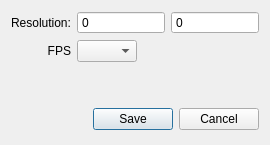
<?xml version="1.0" encoding="UTF-8"?>
<ui version="4.0">
 <class>projectSettings_Dialog</class>
 <widget class="QDialog" name="projectSettings_Dialog">
  <property name="geometry">
   <rect>
    <x>0</x>
    <y>0</y>
    <width>270</width>
    <height>145</height>
   </rect>
  </property>
  <property name="sizePolicy">
   <sizepolicy hsizetype="Fixed" vsizetype="Fixed">
    <horstretch>0</horstretch>
    <verstretch>0</verstretch>
   </sizepolicy>
  </property>
  <property name="minimumSize">
   <size>
    <width>270</width>
    <height>145</height>
   </size>
  </property>
  <property name="maximumSize">
   <size>
    <width>270</width>
    <height>145</height>
   </size>
  </property>
  <property name="windowTitle">
   <string notr="true">Project Settings</string>
  </property>
  <property name="toolTip">
   <string notr="true"/>
  </property>
  <property name="whatsThis">
   <string notr="true"/>
  </property>
  <property name="accessibleName">
   <string notr="true"/>
  </property>
  <property name="accessibleDescription">
   <string notr="true"/>
  </property>
  <property name="windowFilePath">
   <string notr="true"/>
  </property>
  <layout class="QGridLayout" name="gridLayout">
   <item row="1" column="0">
    <widget class="QDialogButtonBox" name="buttonBox">
     <property name="sizePolicy">
      <sizepolicy hsizetype="Expanding" vsizetype="Fixed">
       <horstretch>0</horstretch>
       <verstretch>0</verstretch>
      </sizepolicy>
     </property>
     <property name="maximumSize">
      <size>
       <width>16777215</width>
       <height>30</height>
      </size>
     </property>
     <property name="toolTip">
      <string notr="true"/>
     </property>
     <property name="whatsThis">
      <string notr="true"/>
     </property>
     <property name="accessibleName">
      <string notr="true"/>
     </property>
     <property name="accessibleDescription">
      <string notr="true"/>
     </property>
     <property name="orientation">
      <enum>Qt::Horizontal</enum>
     </property>
     <property name="standardButtons">
      <set>QDialogButtonBox::Cancel|QDialogButtonBox::Save</set>
     </property>
    </widget>
   </item>
   <item row="0" column="0">
    <layout class="QFormLayout" name="formLayout">
     <property name="fieldGrowthPolicy">
      <enum>QFormLayout::AllNonFixedFieldsGrow</enum>
     </property>
     <property name="labelAlignment">
      <set>Qt::AlignRight|Qt::AlignTrailing|Qt::AlignVCenter</set>
     </property>
     <property name="formAlignment">
      <set>Qt::AlignLeading|Qt::AlignLeft|Qt::AlignTop</set>
     </property>
     <item row="0" column="0">
      <widget class="QLabel" name="resolution_label">
       <property name="toolTip">
        <string notr="true"/>
       </property>
       <property name="statusTip">
        <string notr="true"/>
       </property>
       <property name="whatsThis">
        <string notr="true"/>
       </property>
       <property name="accessibleName">
        <string notr="true"/>
       </property>
       <property name="accessibleDescription">
        <string notr="true"/>
       </property>
       <property name="text">
        <string notr="true">Resolution:</string>
       </property>
      </widget>
     </item>
     <item row="0" column="1">
      <layout class="QHBoxLayout" name="horizontalLayout">
       <item>
        <widget class="QSpinBox" name="resolutionX_spinBox">
         <property name="toolTip">
          <string notr="true"/>
         </property>
         <property name="statusTip">
          <string notr="true"/>
         </property>
         <property name="whatsThis">
          <string notr="true"/>
         </property>
         <property name="accessibleName">
          <string notr="true"/>
         </property>
         <property name="accessibleDescription">
          <string notr="true"/>
         </property>
         <property name="buttonSymbols">
          <enum>QAbstractSpinBox::NoButtons</enum>
         </property>
        </widget>
       </item>
       <item>
        <widget class="QSpinBox" name="resolutionY_spinBox">
         <property name="toolTip">
          <string notr="true"/>
         </property>
         <property name="statusTip">
          <string notr="true"/>
         </property>
         <property name="whatsThis">
          <string notr="true"/>
         </property>
         <property name="accessibleName">
          <string notr="true"/>
         </property>
         <property name="accessibleDescription">
          <string notr="true"/>
         </property>
         <property name="buttonSymbols">
          <enum>QAbstractSpinBox::NoButtons</enum>
         </property>
        </widget>
       </item>
      </layout>
     </item>
     <item row="1" column="0">
      <widget class="QLabel" name="fps_label">
       <property name="toolTip">
        <string notr="true"/>
       </property>
       <property name="statusTip">
        <string notr="true"/>
       </property>
       <property name="whatsThis">
        <string notr="true"/>
       </property>
       <property name="accessibleName">
        <string notr="true"/>
       </property>
       <property name="accessibleDescription">
        <string notr="true"/>
       </property>
       <property name="text">
        <string notr="true">FPS</string>
       </property>
       <property name="alignment">
        <set>Qt::AlignRight|Qt::AlignTrailing|Qt::AlignVCenter</set>
       </property>
      </widget>
     </item>
     <item row="1" column="1">
      <widget class="QComboBox" name="fps_comboBox">
       <property name="maximumSize">
        <size>
         <width>60</width>
         <height>16777215</height>
        </size>
       </property>
       <property name="toolTip">
        <string notr="true"/>
       </property>
       <property name="statusTip">
        <string notr="true"/>
       </property>
       <property name="whatsThis">
        <string notr="true"/>
       </property>
       <property name="accessibleName">
        <string notr="true"/>
       </property>
       <property name="accessibleDescription">
        <string notr="true"/>
       </property>
      </widget>
     </item>
    </layout>
   </item>
  </layout>
 </widget>
 <resources/>
 <connections>
  <connection>
   <sender>buttonBox</sender>
   <signal>accepted()</signal>
   <receiver>projectSettings_Dialog</receiver>
   <slot>accept()</slot>
   <hints>
    <hint type="sourcelabel">
     <x>248</x>
     <y>254</y>
    </hint>
    <hint type="destinationlabel">
     <x>157</x>
     <y>274</y>
    </hint>
   </hints>
  </connection>
  <connection>
   <sender>buttonBox</sender>
   <signal>rejected()</signal>
   <receiver>projectSettings_Dialog</receiver>
   <slot>reject()</slot>
   <hints>
    <hint type="sourcelabel">
     <x>316</x>
     <y>260</y>
    </hint>
    <hint type="destinationlabel">
     <x>286</x>
     <y>274</y>
    </hint>
   </hints>
  </connection>
 </connections>
</ui>
